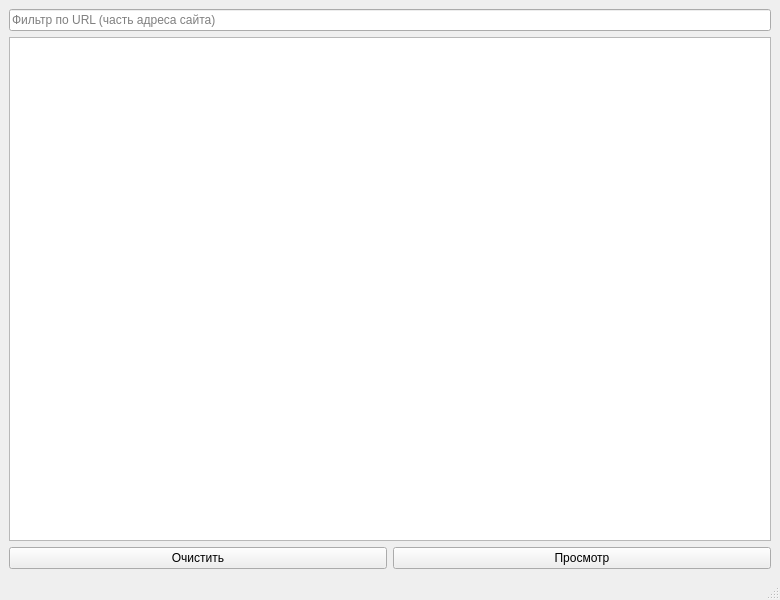
<?xml version="1.0" encoding="UTF-8"?>
<ui version="4.0">
 <class>MainWindow</class>
 <widget class="QMainWindow" name="MainWindow">
  <property name="geometry">
   <rect>
    <x>0</x>
    <y>0</y>
    <width>780</width>
    <height>600</height>
   </rect>
  </property>
  <property name="windowTitle">
   <string>MainWindow</string>
  </property>
  <widget class="QWidget" name="centralwidget">
   <layout class="QGridLayout" name="gridLayout">
    <item row="0" column="0" colspan="2">
     <widget class="QLineEdit" name="searchLine">
      <property name="placeholderText">
       <string>Фильтр по URL (часть адреса сайта)</string>
      </property>
     </widget>
    </item>
    <item row="1" column="0" colspan="2">
     <widget class="QTableWidget" name="credentialsTable"/>
    </item>
    <item row="2" column="0">
     <widget class="QPushButton" name="searchButton">
      <property name="text">
       <string>Очистить</string>
      </property>
     </widget>
    </item>
    <item row="2" column="1">
     <widget class="QPushButton" name="viewButton">
      <property name="text">
       <string>Просмотр</string>
      </property>
     </widget>
    </item>
   </layout>
  </widget>
  <widget class="QMenuBar" name="menubar">
   <property name="geometry">
    <rect>
     <x>0</x>
     <y>0</y>
     <width>780</width>
     <height>21</height>
    </rect>
   </property>
  </widget>
  <widget class="QStatusBar" name="statusbar"/>
 </widget>
 <resources/>
 <connections/>
</ui>
